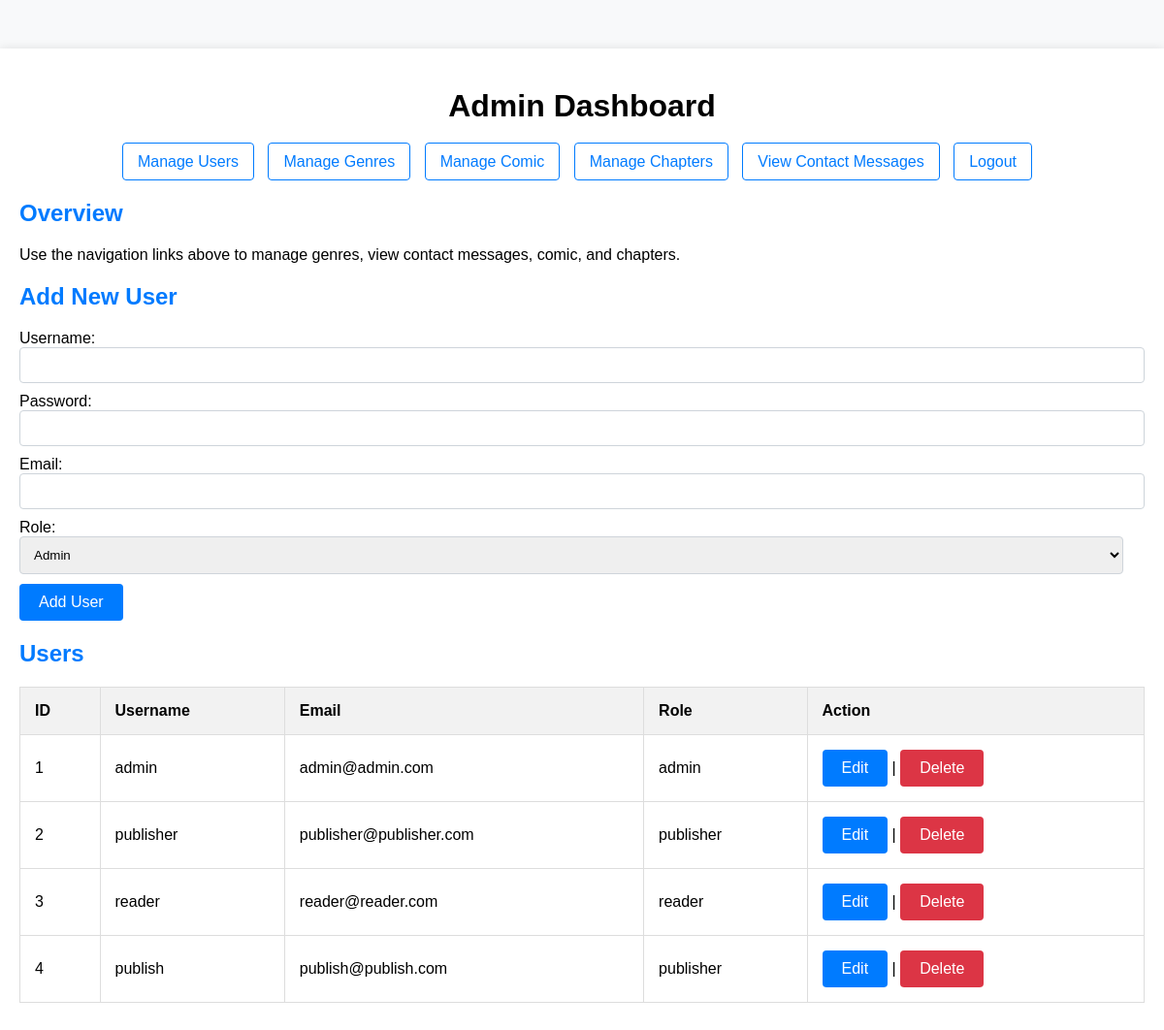
Page /admin/dashboard.php (signed in) on the committed database.
### tables this page shows
CREATE TABLE `users` (
  `user_id` int(11) NOT NULL,
  `username` varchar(255) NOT NULL,
  `password` varchar(255) NOT NULL,
  `email` varchar(255) NOT NULL,
  `role` enum('admin','publisher','reader') NOT NULL
);

### admin/dashboard.php (the view, shortened to what this page needs)
<?php
include '../config/db_connect.php';
$userRole = $_SESSION['role'];
$loggedInUserId = $_SESSION['user_id'];
function getUsers($conn) {
    $query = "SELECT * FROM users";
    $stmt = $conn->prepare($query);
    $stmt->execute();
    return $stmt->fetchAll(PDO::FETCH_ASSOC);
}
?>
<!DOCTYPE html>
<html>
<head>
    <link rel="stylesheet" type="text/css" href="../styles/admin.css">
</head>
<body>
    <div class="container">
        <h1><?php echo ucfirst($userRole); ?> Dashboard</h1>
        <nav>
            <ul>
                <?php if ($userRole === 'admin'): ?>
                    <li><a href="manage_users.php">Manage Users</a></li>
                    <li><a href="manage_genres.php">Manage Genres</a></li>
                <?php endif; ?>
                <li><a href="manage_manga.php">Manage Comic</a></li>
                <li><a href="manage_chapters.php">Manage Chapters</a></li>
                <?php if ($userRole === 'admin'): ?>
                    <li><a href="view_contacts.php">View Contact Messages</a></li>
                <?php endif; ?>
                <li><a href="../process/logout.php">Logout</a></li>
            </ul>
        </nav>
        <h2>Overview</h2>
        <p>Use the navigation links above to manage <?php if ($userRole === 'admin'): ?>genres, view contact messages,<?php endif; ?>  comic, and chapters.</p>
        <?php if ($userRole === 'admin'): ?>
            <h2>Add New User</h2>
            <form method="post" action="">
                <label for="username">Username:</label><br>
                <input type="text" id="username" name="username" required class="input-field">
                <label for="password">Password:</label><br>
                <input type="password" id="password" name="password" required class="input-field">
                <label for="email">Email:</label><br>
                <input type="email" id="email" name="email" required class="input-field"><br>
                <label for="role">Role:</label><br>
                <select id="role" name="role" required class="input-field">
                    <option value="admin">Admin</option>
                </select><br>
                <input type="submit" name="submit" value="Add User" class="btn">
            </form>
        <?php endif; ?>
        <h2>Users</h2>
        <?php
        if ($userRole === 'admin') {
            $users = getUsers($conn);
        } else if ($userRole === 'publisher') {
            $users = [getUserById($conn, $loggedInUserId)];
        }
        if (count($users) > 0) {
            echo "<table>";
            echo "<tr><th>ID</th><th>Username</th><th>Email</th><th>Role</th><th>Action</th></tr>";
            foreach ($users as $user) {
                echo "<tr>";
                echo "<td>".$user['user_id']."</td>";
                echo "<td>".$user['username']."</td>";
                echo "<td>".$user['email']."</td>";
                echo "<td>".$user['role']."</td>";
                echo "<td><a href='../process/edit_user.php?id=".$user['user_id']."' class='btn'>Edit</a>";
                if ($userRole === 'admin') {
                    echo " | <a href='../process/delete_user.php?id=".$user['user_id']."' class='btn delete'>Delete</a>";
                }
                echo "</td>";
                echo "</tr>";
            }
            echo "</table>";
        } else {
            echo "No users found.";
        }
        ?>
    </div>
</body>
</html>

### styles/admin.css (style rules this page uses)
body { font-family: Arial, sans-serif; background-color: #f8f9fa; margin: 0; padding: 0; }
.container { margin: 50px auto; padding: 20px; background-color: #ffffff; box-shadow: 0 0 10px rgba(0, 0, 0, 0.1); }
h1 { text-align: center; margin-bottom: 30px; }
nav ul { list-style: none; padding: 0; text-align: center; margin-bottom: 30px; }
nav ul li { display: inline; margin-right: 10px; }
nav ul li a { text-decoration: none; color: #007bff; padding: 10px 15px; border: 1px solid #007bff; border-radius: 4px; }
h2 { margin-bottom: 20px; color: #007bff; }
.input-field { width: calc(100% - 22px); padding: 10px; margin-bottom: 10px; border: 1px solid #ced4da; border-radius: 4px; }
.btn { display: inline-block; padding: 10px 20px; color: #fff; background-color: #007bff; border: none; border-radius: 4px; cursor: pointer; text-align: center; text-decoration: none; font-size: 16px; }
.btn.delete { background-color: #dc3545; }
table { width: 100%; border-collapse: collapse; margin-bottom: 30px; }
table, th, td { border: 1px solid #ddd; }
th, td { padding: 15px; text-align: left; }
th { background-color: #f2f2f2; }

### rows in the picture
users: user_id "1", username "admin", email "admin@admin.com", role "admin"
users: user_id "2", username "publisher", email "publisher@publisher.com", role "publisher"
users: user_id "3", username "reader", email "reader@reader.com", role "reader"
users: user_id "4", username "publish", email "publish@publish.com", role "publisher"

### other values in the picture
$userRole "Admin"
